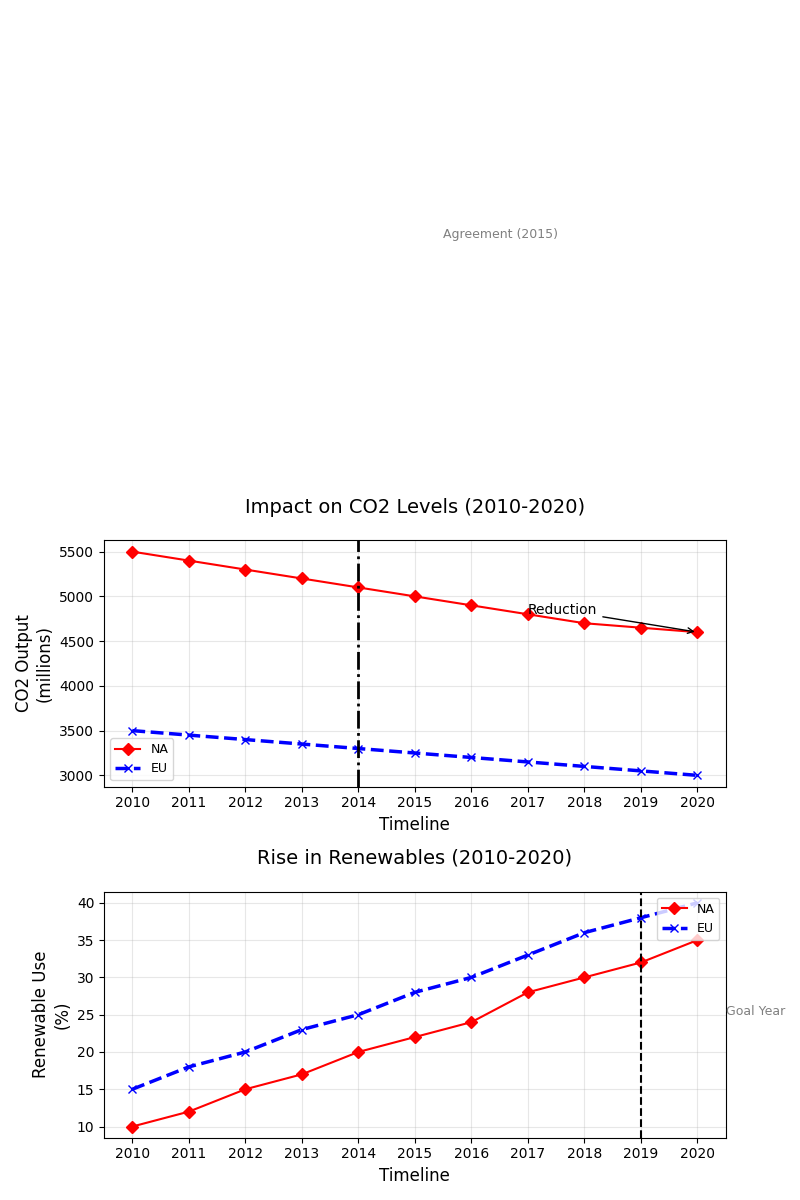

This chart was generated by the following Python code:
import matplotlib.pyplot as plt
import numpy as np

years = np.arange(2010, 2021)
north_america_co2 = [5500, 5400, 5300, 5200, 5100, 5000, 4900, 4800, 4700, 4650, 4600]
europe_co2 = [3500, 3450, 3400, 3350, 3300, 3250, 3200, 3150, 3100, 3050, 3000]
north_america_renew = [10, 12, 15, 17, 20, 22, 24, 28, 30, 32, 35]
europe_renew = [15, 18, 20, 23, 25, 28, 30, 33, 36, 38, 40]

fig, (ax1, ax2) = plt.subplots(2, 1, figsize=(8, 12))

ax1.plot(years, north_america_co2, label="NA", color='red', marker='D', linestyle='-', linewidth=1.5)
ax1.plot(years, europe_co2, label="EU", color='blue', marker='x', linestyle='--', linewidth=2.5)
ax1.axvline(x=2014, color='black', linestyle='-.', linewidth=2)
ax1.text(2015.5, 9000, 'Agreement (2015)', fontsize=9, color='grey')
ax1.set_title("Impact on CO2 Levels (2010-2020)", fontsize=14, pad=20)
ax1.set_xlabel("Timeline", fontsize=12)
ax1.set_ylabel("CO2 Output\n(millions)", fontsize=12)
ax1.legend(loc='lower left', fontsize=9)
ax1.grid(True, linestyle='-', alpha=0.3)
ax1.set_xticks(years)
ax1.annotate('Reduction', xy=(2020, 4600), xytext=(2017, 4800),
             arrowprops=dict(facecolor='purple', arrowstyle='->'), fontsize=10)

ax2.plot(years, north_america_renew, label="NA", color='red', marker='D', linestyle='-', linewidth=1.5)
ax2.plot(years, europe_renew, label="EU", color='blue', marker='x', linestyle='--', linewidth=2.5)
ax2.set_title("Rise in Renewables (2010-2020)", fontsize=14, pad=20)
ax2.set_xlabel("Timeline", fontsize=12)
ax2.set_ylabel("Renewable Use\n(%)", fontsize=12)
ax2.legend(loc='upper right', fontsize=9)
ax2.grid(True, linestyle='-', alpha=0.3)
ax2.set_xticks(years)
ax2.axvline(x=2019, color='black', linestyle='--', linewidth=1.5)
ax2.text(2020.5, 25, 'Goal Year', fontsize=9, color='grey')

plt.tight_layout()
plt.show()
